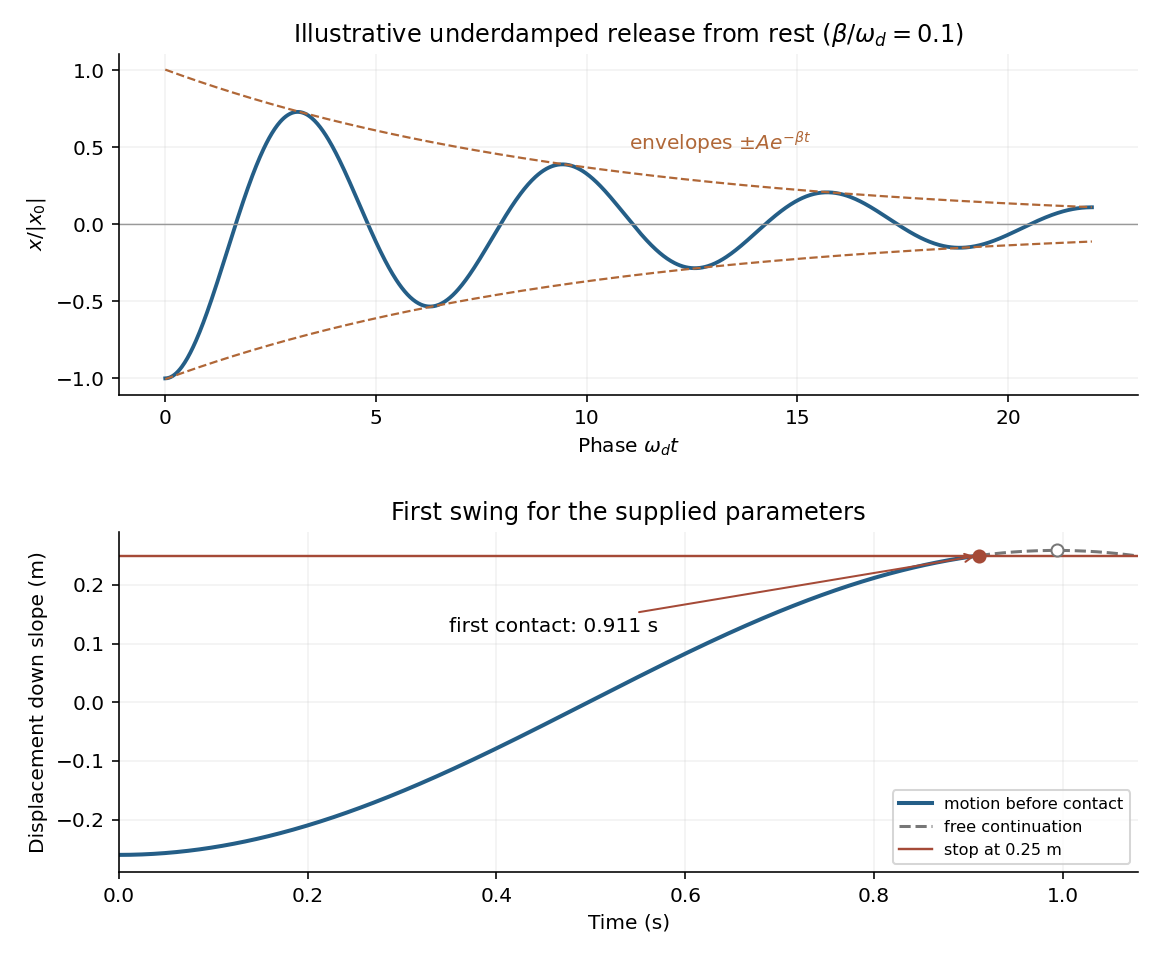

Write the Python code that produced this figure.
"""Original solution figure for the 2019 Natural Sciences IA Physics paper.

Writes its PNG basename to cwd. Dependencies: numpy and matplotlib, already
specified in the repository pyproject.toml. Tested with Python 3.14.4,
NumPy 2.3.5 and Matplotlib 3.10.7.
"""
from pathlib import Path
import matplotlib
matplotlib.use("Agg")
import matplotlib.pyplot as plt
from matplotlib.patches import Arc, Circle
import numpy as np


def save(fig):
    fig.savefig(Path(__file__).with_suffix(".png").name,dpi=145,facecolor="white")
    plt.close(fig)


def arrow(ax,a,b,colour="#333333",**kwargs):
    ax.annotate("",xy=b,xytext=a,arrowprops={"arrowstyle":"-|>","lw":1.6,"color":colour,**kwargs})


def main():
    fig,axes=plt.subplots(2,1,figsize=(8,6.6))
    ax=axes[0];u=np.linspace(0,7*np.pi,1000);q=.1
    y=-np.exp(-q*u)*(np.cos(u)+q*np.sin(u));env=np.sqrt(1+q*q)*np.exp(-q*u)
    ax.plot(u,y,color="#245e87",lw=1.9)
    for sign in [-1,1]:ax.plot(u,sign*env,color="#b06737",ls="--",lw=1.1)
    ax.axhline(0,color="#999999",lw=.7)
    ax.set(xlabel=r"Phase $\omega_dt$",ylabel=r"$x/|x_0|$",title=r"Illustrative underdamped release from rest ($\beta/\omega_d=0.1$)")
    ax.text(11,.48,r"envelopes $\pm A e^{-\beta t}$",color="#b06737",fontsize=10)
    ax=axes[1];beta=.005;wd=np.sqrt(10-beta*beta);tp=np.pi/wd
    def x(t):return -.26*np.exp(-beta*t)*(np.cos(wd*t)+beta/wd*np.sin(wd*t))
    lo,hi=0,tp
    for _ in range(70):
        mid=(lo+hi)/2
        if x(mid)<.25:lo=mid
        else:hi=mid
    hit=(lo+hi)/2
    before=np.linspace(0,hit,450);after=np.linspace(hit,1.08,150)
    ax.plot(before,x(before),color="#245e87",lw=2,label="motion before contact")
    ax.plot(after,x(after),color="#777777",lw=1.5,ls="--",label="free continuation")
    ax.axhline(.25,color="#a54a37",lw=1.2,label="stop at 0.25 m")
    ax.plot(hit,.25,"o",color="#a54a37")
    ax.annotate(f"first contact: {hit:.3f} s",(hit,.25),xytext=(.35,.12),arrowprops={"arrowstyle":"->","color":"#a54a37"},fontsize=10)
    ax.plot(tp,x(tp),"o",mfc="white",mec="#777777")
    ax.set(xlabel="Time (s)",ylabel="Displacement down slope (m)",title="First swing for the supplied parameters",xlim=(0,1.08),ylim=(-.29,.29))
    ax.legend(fontsize=8,loc="lower right")
    for ax in axes:ax.grid(alpha=.16);ax.spines[["top","right"]].set_visible(False)
    fig.tight_layout(h_pad=2);save(fig)

if __name__=="__main__":main()
